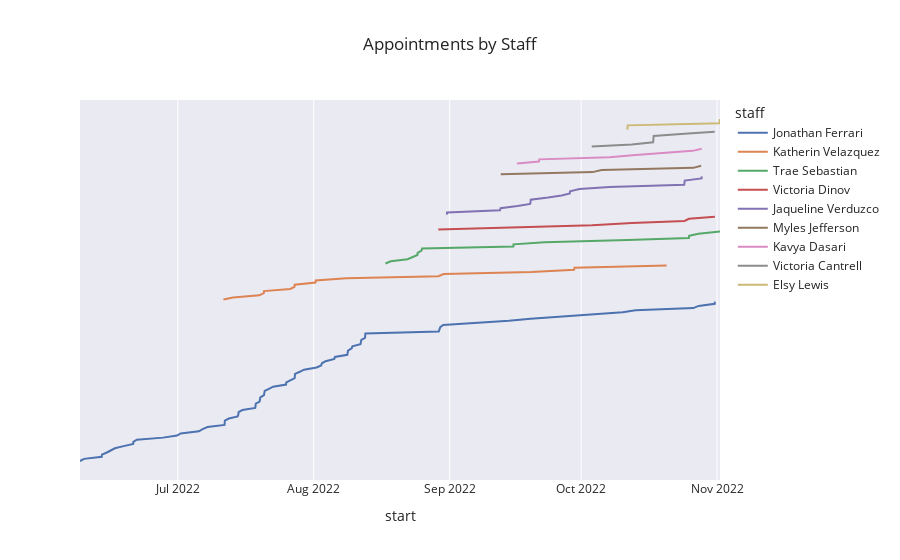
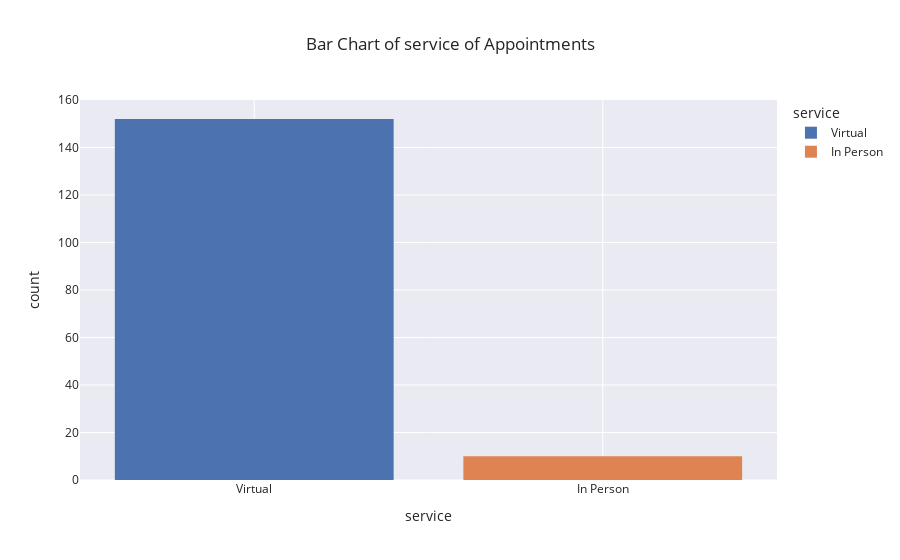
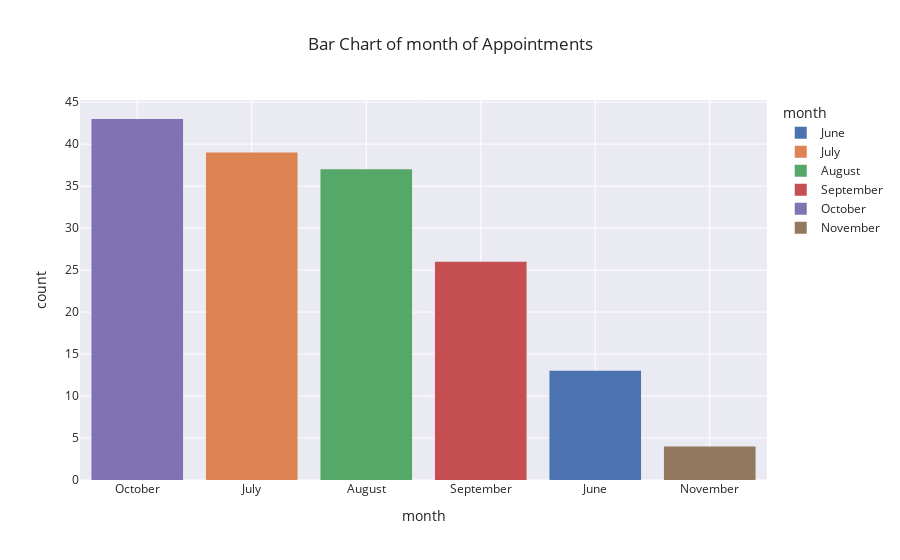

Write notebook code for charts like these, in order.
### Code cell
plot(df)

### Figure 1 — Plotly figure (JSON) as saved in the notebook; plotly's stock layout.template omitted (floating-point values rounded to 4 significant figures)
{"data": [{"hovertemplate": "staff=Jonathan Ferrari <br>start=%{x}<br>key=%{y}<extra></extra>", "legendgroup": "Jonathan Ferrari ", "line": {"color": "rgb(76,114,176)", "dash": "solid"}, "marker": {"symbol": "circle"}, "mode": "lines", "name": "Jonathan Ferrari ", "orientation": "h", "showlegend": true, "type": "scatter", "x": ["2022-06-08T17:00:00+00:00", "2022-06-09T15:00:00+00:00", "2022-06-13T16:00:00+00:00", "2022-06-13T17:00:00+00:00", "2022-06-14T20:00:00+00:00", "2022-06-15T15:00:00+00:00", "2022-06-16T16:00:00+00:00", "2022-06-18T16:00:00+00:00", "2022-06-20T20:00:00+00:00", "2022-06-20T21:00:00+00:00", "2022-06-21T16:00:00+00:00", "2022-06-27T16:00:00+00:00", "2022-06-30T20:00:00+00:00", "2022-07-01T16:00:00+00:00", "2022-07-05T20:00:00+00:00", "2022-07-06T16:00:00+00:00", "2022-07-07T19:00:00+00:00", "2022-07-11T16:00:00+00:00", "2022-07-11T17:00:00+00:00", "2022-07-11T18:00:00+00:00", "2022-07-12T16:00:00+00:00", "2022-07-14T16:00:00+00:00", "2022-07-14T20:00:00+00:00", "2022-07-14T21:00:00+00:00", "2022-07-15T18:00:00+00:00", "2022-07-18T16:00:00+00:00", "2022-07-18T18:00:00+00:00", "2022-07-18T19:00:00+00:00", "2022-07-19T16:00:00+00:00", "2022-07-19T17:00:00+00:00", "2022-07-19T20:00:00+00:00", "2022-07-20T16:00:00+00:00", "2022-07-20T17:00:00+00:00", "2022-07-20T20:00:00+00:00", "2022-07-21T19:00:00+00:00", "2022-07-22T18:00:00+00:00", "2022-07-25T17:00:00+00:00", "2022-07-25T18:00:00+00:00", "2022-07-26T16:00:00+00:00", "2022-07-27T16:00:00+00:00", "2022-07-27T17:00:00+00:00", "2022-07-27T18:00:00+00:00", "2022-07-28T20:00:00+00:00", "2022-07-29T19:00:00+00:00", "2022-08-01T16:00:00+00:00", "2022-08-02T17:00:00+00:00", "2022-08-02T21:00:00+00:00", "2022-08-03T17:00:00+00:00", "2022-08-05T17:00:00+00:00", "2022-08-05T20:00:00+00:00", "2022-08-08T16:00:00+00:00", "2022-08-08T18:00:00+00:00", "2022-08-08T20:00:00+00:00", "2022-08-09T16:00:00+00:00", "2022-08-09T20:00:00+00:00", "2022-08-11T16:00:00+00:00", "2022-08-11T20:00:00+00:00", "2022-08-11T21:00:00+00:00", "2022-08-12T17:00:00+00:00", "2022-08-12T18:00:00+00:00", "2022-08-12T19:00:00+00:00", "2022-08-29T12:30:00+00:00", "2022-08-29T17:00:00+00:00", "2022-08-29T21:00:00+00:00", "2022-08-30T12:30:00+00:00", "2022-09-07T15:30:00+00:00", "2022-09-14T12:30:00+00:00", "2022-09-19T11:00:00+00:00", "2022-09-27T09:00:00+00:00", "2022-10-03T11:00:00+00:00", "2022-10-10T11:00:00+00:00", "2022-10-13T10:00:00+00:00", "2022-10-26T14:00:00+00:00", "2022-10-27T19:00:00+00:00", "2022-10-31T11:00:00+00:00", "2022-10-31T12:00:00+00:00"], "xaxis": "x", "y": ["47471c83-0f64-4405-bc96-629cb2d09afe", "434b3a62-1eb0-4760-9187-ae7f1b3575c7", "40a8785f-470c-4324-ae46-57370ec9a69b", "55481828-7270-4bf1-a4f8-4d80a040f0d4", "c5a2f5b2-7607-4b1d-bafc-76b1fbda3bdc", "6f884682-9fe2-40a2-a7f2-2292540a38cc", "be46278d-18ae-40c2-9766-00051489a050", "b34b25c7-14c6-4959-a68b-3b07bb2d9eba", "a09f7d9e-2131-4148-a37a-71f89510ea60", "de783201-c736-40b1-8c96-1da293fe3d5c", "0762e73e-fdfd-459c-97ee-65bba56ea4e2", "ed8bbf06-5d0a-45c2-af95-52834625b2ca", "f1b76810-1c8f-423b-9ab2-bcca6e70f68c", "cb0aebaa-7e7a-4d44-9f27-2b80390d2ff2", "44dfcabc-3cd1-484b-821e-dd5688decbbf", "d75f716b-e1ef-4c85-ac08-706b8095c935", "68ebb815-a98b-49e2-b83e-9b6691439d22", "b3b5bd7c-85cc-4d26-b021-af7c32e73c8e", "16e5c2c1-296c-482c-8a8b-ce2ae86ee761", "c371413b-99a7-4b84-a6de-9a1f5ac4f03e", "52a63bac-8f72-40ce-9dee-255ca8a212cb", "e32cdbd9-c438-49bf-98bd-5095d8c5b82f", "73873ecc-6ba7-4333-a134-6379f422541f", "659eacd5-a67a-4668-a8f1-5b52f1ac8265", "472401a1-cc62-4fe5-bfe9-11f3addbed9a", "64b3e1cd-9bd9-4663-a19b-450c6d83bcec", "16ef4f7e-35ec-4133-a6fd-17d236e8d868", "911028dc-704d-4a0b-9836-57077ef58d2c", "7b2585c6-8167-4264-8809-d68ece0f2559", "32af3ae5-cd24-47c3-8d7a-9c75f206c83b", "8148bf4b-eba0-4a17-b90b-3385574bb90a", "bd125809-d493-47ee-b5a4-c1410d047d36", "28e92b2e-81f6-43bc-957a-a084309e0dd1", "e9452dae-ae57-487f-982a-aada86045d0b", "50c2005e-65c9-4219-b8ea-c3b23872e9e9", "ee7721d1-ecc5-4626-baa1-e4508bf9f808", "bbe7de5b-271c-406a-b543-310f45cd8a33", "2b9eb6bd-e03e-4bac-907f-e2c6395405eb", "2dc525de-6a0a-4640-b31e-b5d2651f6d0c", "08cd8dd3-86e0-4845-a1a2-4e2b2c445e46", "e03b2bae-655d-487c-ade2-e5727e0e3083", "dcdee597-3870-4a2f-b13b-a5e119847579", "303d003d-b420-4fe5-85c9-ee11361c78f9", "76a5e369-21ad-4806-8190-b385d08a5a8e", "621382de-309c-4088-ab47-3072b5bfcebf", "320c5b83-615b-4cb4-881f-2fcd3acc894f", "2582265a-f180-41ed-a7ce-303a4afc1a24", "3b24b152-bd22-479b-9b9f-35ddb2bea0aa", "6ee4855e-c170-460c-aa28-8f305efc82f0", "27d3ee54-2ca7-46d3-b79b-e71597ee02c0", "e0e1fd6a-1d4d-46cb-8f4f-331d46f14fe7", "4c951c00-6390-469a-aa0b-dfd53dac8d90", "57d6835e-cf91-4bc3-ab2e-a2a3c6426b64", "b6e02b66-adbc-4a2a-b120-8bd6c18f152e", "20e5db92-dcaf-44a3-8a2a-fda916516632", "a5c97259-bcaf-43c7-aef4-3ddc1f560d87", "00e2775e-4231-423c-9498-41282ac9d8b0", "317bc093-807b-4b62-9b92-7471186b22d9", "ba0a2a29-50c9-433a-b07d-a6ae32e95b97", "f24c2d93-c59b-48f1-a855-414f8339ed73", "08ba2609-2b6d-48e1-9bdf-b643076e2a06", "41c3f605-bfc4-4812-b3de-d43f2f31e9a1", "d94642ca-077b-4a5c-b2c9-95c637eddc37", "5e8d3ff0-ed11-434e-9d50-22ea712a23b2", "61cc6cc2-4be6-4555-876c-1e7282a9830c", "5b3d21fc-91f7-4657-96e5-66cdb30e7f98", "32f6d575-fec6-4600-a60a-28bfc3097067", "5658b375-47d3-4945-b24d-92a9dae9a562", "546336e5-5c3b-49f3-a9ec-3426e57f50f0", "ba3674a1-a02c-4d33-a910-8cf952f8aa8a", "0d2ec98b-7167-42fc-a052-3444b9278d5f", "deecfc23-819f-4a2a-9bf6-6efa3eb6fa82", "681413c0-31ca-467e-be90-a19c23ee6ca3", "6639ad32-36e1-453d-9f24-325a96bb40c0", "70c17720-4d41-445d-942d-80f40e012b7b", "c27be410-dac0-4ff9-b9bb-495c38c3c608"], "yaxis": "y"}, {"hovertemplate": "staff=Katherin Velazquez <br>start=%{x}<br>key=%{y}<extra></extra>", "legendgroup": "Katherin Velazquez ", "line": {"color": "rgb(221,132,82)", "dash": "solid"}, "marker": {"symbol": "circle"}, "mode": "lines", "name": "Katherin Velazquez ", "orientation": "h", "showlegend": true, "type": "scatter", "x": ["2022-07-11T10:00:00+00:00", "2022-07-13T15:00:00+00:00", "2022-07-19T15:00:00+00:00", "2022-07-20T15:00:00+00:00", "2022-07-20T16:00:00+00:00", "2022-07-26T16:00:00+00:00", "2022-07-27T15:00:00+00:00", "2022-07-27T16:00:00+00:00", "2022-08-01T10:00:00+00:00", "2022-08-01T11:00:00+00:00", "2022-08-08T10:00:00+00:00", "2022-08-29T11:00:00+00:00", "2022-08-30T15:00:00+00:00", "2022-09-19T16:00:00+00:00", "2022-09-29T09:30:00+00:00", "2022-09-29T11:00:00+00:00", "2022-10-20T12:00:00+00:00"], "xaxis": "x", "y": ["dde1baff-9b7d-4f45-af2f-d132c4f10b11", "64d0da59-0109-4622-b230-a51ab10d0a8c", "7fc14db8-ebe7-4083-8fb4-37de7dbbc117", "02a18476-f27a-48ea-9666-99f65cb04c77", "61a03135-9f91-41d6-bd52-adba01fa4335", "efcb2bf9-7b3c-498d-ad75-a0a155337ee6", "bbcc8d81-f3af-4bbd-9abc-4770029ee0b7", "cbadf8fc-f491-4c3b-be5c-2ac40f400a41", "15238a4a-cc17-4542-bf5d-a63b4c962b3f", "4e9cbfcb-51ee-456c-b058-12098f628bd1", "434238f7-e783-404b-9e16-08506162886b", "78072393-0d0c-4340-9dff-a52e7e15cd7c", "c48f0e3f-7700-4038-83f9-744f293fb6ac", "f4d04a91-1a86-4a90-af66-5a657b9efaa0", "de41eef7-50a5-46c5-a1d2-a45eb6871ede", "49177479-599b-4d78-bdf2-4c5e38749ad9", "870ae249-05fd-41d8-b215-d1c1c60abf63"], "yaxis": "y"}, {"hovertemplate": "staff=Trae Sebastian <br>start=%{x}<br>key=%{y}<extra></extra>", "legendgroup": "Trae Sebastian ", "line": {"color": "rgb(85,168,104)", "dash": "solid"}, "marker": {"symbol": "circle"}, "mode": "lines", "name": "Trae Sebastian ", "orientation": "h", "showlegend": true, "type": "scatter", "x": ["2022-08-17T09:00:00+00:00", "2022-08-18T14:00:00+00:00", "2022-08-22T10:00:00+00:00", "2022-08-23T16:00:00+00:00", "2022-08-24T16:00:00+00:00", "2022-08-24T17:00:00+00:00", "2022-08-25T14:00:00+00:00", "2022-08-25T17:00:00+00:00", "2022-09-15T13:00:00+00:00", "2022-09-15T14:00:00+00:00", "2022-09-22T16:00:00+00:00", "2022-10-11T15:00:00+00:00", "2022-10-25T14:00:00+00:00", "2022-10-25T15:00:00+00:00", "2022-10-27T18:00:00+00:00", "2022-11-01T16:00:00+00:00"], "xaxis": "x", "y": ["f8dba519-66bc-41cc-8b5e-5af84e7120ab", "854877e4-3fba-4de9-b144-8e00beb7a989", "e3edfb0c-af5a-4b97-9fb6-a84c16db562e", "450c4ce0-2166-4e7f-8c99-c1abeedfe7c7", "2c39ca35-0375-453f-881a-69e1328777e8", "07c5b792-78a8-45b4-b8b6-e6a58e1d11a0", "1ed2bd61-9418-4eac-a3d9-cce1f8745135", "abbfc1ab-440f-4bf1-9482-8492d73f75ee", "90021c4a-7b2e-4bb8-bd15-d7350e29c8f2", "b732ebb7-ffe5-49f8-8c11-a3b9d3ae88c4", "eaf61604-2745-4d05-8d84-0902fd94c285", "b91b2c26-1b82-45e3-99a5-a1daeca0fd84", "8350d7d6-2a48-4cff-9f2f-859304bbb737", "7eb5e75c-5273-4da4-b254-840aabf8738c", "51f1df84-be1c-4976-bd36-e0bd1f444240", "0c0795d4-2d59-4915-b15c-65377feac988"], "yaxis": "y"}, {"hovertemplate": "staff=Victoria Dinov <br>start=%{x}<br>key=%{y}<extra></extra>", "legendgroup": "Victoria Dinov ", "line": {"color": "rgb(196,78,82)", "dash": "solid"}, "marker": {"symbol": "circle"}, "mode": "lines", "name": "Victoria Dinov ", "orientation": "h", "showlegend": true, "type": "scatter", "x": ["2022-08-29T10:00:00+00:00", "2022-09-15T14:30:00+00:00", "2022-10-03T12:00:00+00:00", "2022-10-12T14:00:00+00:00", "2022-10-24T14:00:00+00:00", "2022-10-25T14:00:00+00:00", "2022-10-31T12:00:00+00:00"], "xaxis": "x", "y": ["a03bbff9-5b11-4604-9359-8f48bf2b18ac", "92066053-8f74-4bf5-b5eb-420149e8f2bd", "64508750-ec5e-41ba-824a-52a0748d4c33", "98141707-6a7a-4322-83e2-0be07fba7c1b", "31cd2210-5c18-4d51-abe4-6ff282da179d", "e0fa7a0a-01c9-4846-87a4-a8331f02677d", "80bdd941-ab78-40bd-9300-51534fb6e096"], "yaxis": "y"}, {"hovertemplate": "staff=Jaqueline Verduzco <br>start=%{x}<br>key=%{y}<extra></extra>", "legendgroup": "Jaqueline Verduzco ", "line": {"color": "rgb(129,114,179)", "dash": "solid"}, "marker": {"symbol": "circle"}, "mode": "lines", "name": "Jaqueline Verduzco ", "orientation": "h", "showlegend": true, "type": "scatter", "x": ["2022-08-31T09:00:00+00:00", "2022-08-31T10:00:00+00:00", "2022-09-12T12:00:00+00:00", "2022-09-12T15:00:00+00:00", "2022-09-16T11:00:00+00:00", "2022-09-19T09:00:00+00:00", "2022-09-19T11:00:00+00:00", "2022-09-19T12:00:00+00:00", "2022-09-23T11:00:00+00:00", "2022-09-26T13:00:00+00:00", "2022-09-28T10:00:00+00:00", "2022-09-28T11:00:00+00:00", "2022-09-30T15:00:00+00:00", "2022-10-07T11:00:00+00:00", "2022-10-24T12:00:00+00:00", "2022-10-24T14:00:00+00:00", "2022-10-24T15:00:00+00:00", "2022-10-28T11:00:00+00:00", "2022-10-28T12:00:00+00:00"], "xaxis": "x", "y": ["d85245f2-437a-4047-9ef6-d7b408c3a0f8", "5fd41ee7-1862-44ef-bad8-f8eaa1c70409", "f46a39b7-8524-4bc1-9983-6ea39749bf8e", "a5eb96ae-9ea5-48d3-a111-fec84a9b91e7", "c0d08c3a-4a61-4dfe-a339-96f5449e5182", "b62d77a7-aad3-4a44-9720-8f890761af75", "bd32a9e2-5fa0-4c18-8673-0e6af528d05d", "f8592768-1560-4c92-9f41-5ab430d90515", "8e654bc0-8aa7-40e4-848d-2159b49a28fd", "f1216ee1-8b35-4713-ab01-743473365d49", "be382161-2fa9-47c5-899c-cfb42cacde9e", "454c6ead-7a12-4d68-8bec-a2ed021eecd0", "cf6c661a-368a-40ef-b960-b9c6ede6c07b", "1be43f89-03e9-4d43-a294-01a127214a9d", "5d6cac24-b642-493b-8d69-38d674305c1d", "08619eef-0cf3-4961-bce1-1789602c14cc", "8380bcc3-dca0-49e5-b37a-ebc2021be1b5", "b43ebb67-7a3f-400c-96eb-3f7936e543b4", "3015fe72-1163-4573-9412-cd9d1894487c"], "yaxis": "y"}, {"hovertemplate": "staff=Myles Jefferson <br>start=%{x}<br>key=%{y}<extra></extra>", "legendgroup": "Myles Jefferson ", "line": {"color": "rgb(147,120,96)", "dash": "solid"}, "marker": {"symbol": "circle"}, "mode": "lines", "name": "Myles Jefferson ", "orientation": "h", "showlegend": true, "type": "scatter", "x": ["2022-09-12T16:00:00+00:00", "2022-10-03T15:00:00+00:00", "2022-10-05T16:00:00+00:00", "2022-10-26T14:00:00+00:00", "2022-10-28T09:00:00+00:00"], "xaxis": "x", "y": ["d2a07003-643b-4e83-8f10-053263a9fa9c", "199b05de-dab4-4b3e-94b5-6711c617f999", "08480046-310e-4e8a-9f1e-c3d29d188175", "dca5fde9-790d-43d3-8a15-b8092ae1be1b", "f42b8d0c-b21a-4a4f-86d3-87500eb99976"], "yaxis": "y"}, {"hovertemplate": "staff=Kavya Dasari <br>start=%{x}<br>key=%{y}<extra></extra>", "legendgroup": "Kavya Dasari ", "line": {"color": "rgb(218,139,195)", "dash": "solid"}, "marker": {"symbol": "circle"}, "mode": "lines", "name": "Kavya Dasari ", "orientation": "h", "showlegend": true, "type": "scatter", "x": ["2022-09-16T09:00:00+00:00", "2022-09-21T09:00:00+00:00", "2022-09-21T11:00:00+00:00", "2022-10-07T10:00:00+00:00", "2022-10-13T10:30:00+00:00", "2022-10-19T09:00:00+00:00", "2022-10-26T10:00:00+00:00", "2022-10-28T12:00:00+00:00"], "xaxis": "x", "y": ["6b4ce8ae-0ff2-4238-9e57-2a1116fa7298", "b91cdc2f-4885-4e12-b411-036f1cc3f224", "b5ee61f7-c271-41f9-85f2-c3bdc5e3995a", "e203062a-f1ef-4793-9023-7c944310c60f", "53c03d95-79e6-4a51-8de7-e3b997bd3a08", "7aaca63d-f1c7-4a4a-b65a-e28826d92266", "ef6bcc5d-7d64-490b-968c-66b015f58fd8", "11270f42-71d0-4b39-abce-9d5d65499407"], "yaxis": "y"}, {"hovertemplate": "staff=Victoria Cantrell <br>start=%{x}<br>key=%{y}<extra></extra>", "legendgroup": "Victoria Cantrell ", "line": {"color": "rgb(140,140,140)", "dash": "solid"}, "marker": {"symbol": "circle"}, "mode": "lines", "name": "Victoria Cantrell ", "orientation": "h", "showlegend": true, "type": "scatter", "x": ["2022-10-03T10:00:00+00:00", "2022-10-12T13:00:00+00:00", "2022-10-17T10:00:00+00:00", "2022-10-17T11:00:00+00:00", "2022-10-17T12:00:00+00:00", "2022-10-17T13:00:00+00:00", "2022-10-24T13:00:00+00:00", "2022-10-31T11:00:00+00:00"], "xaxis": "x", "y": ["95228d1b-38bb-43a7-8a45-01794fc34d3f", "f246a7c7-2f22-4160-a48a-1dc8c781bd17", "e241174e-2df2-43c8-954e-98152a98355b", "93c6cee8-ce4d-469c-aa62-81c7c63308de", "75da3813-f3a3-4e09-96c8-c1a53196ec11", "b866bd7a-c50f-4d03-8d7b-6eb1af7b1325", "a210cfd8-02bd-4be1-8274-54fa4745d9da", "09c1de64-0c53-4440-9a77-f2d80f6ec7f8"], "yaxis": "y"}, {"hovertemplate": "staff=Elsy Lewis <br>start=%{x}<br>key=%{y}<extra></extra>", "legendgroup": "Elsy Lewis ", "line": {"color": "rgb(204,185,116)", "dash": "solid"}, "marker": {"symbol": "circle"}, "mode": "lines", "name": "Elsy Lewis ", "orientation": "h", "showlegend": true, "type": "scatter", "x": ["2022-10-11T13:00:00+00:00", "2022-10-11T14:00:00+00:00", "2022-10-11T15:00:00+00:00", "2022-11-01T13:00:00+00:00", "2022-11-01T14:00:00+00:00", "2022-11-01T15:00:00+00:00"], "xaxis": "x", "y": ["2ac99059-c0d1-421a-aaa3-86e4c8a634d3", "cf133400-646b-4ccd-b051-f80713c969ce", "a9a659c5-8692-4d22-b183-7784f22af3b5", "4ef3fd3a-a7f9-411c-861b-d4b517490659", "87206ada-8ee3-4a97-9872-0468cfde504b", "34e90f17-a1e5-447e-8b81-a2f1477688cb"], "yaxis": "y"}], "layout": {"legend": {"title": {"text": "staff"}, "tracegroupgap": 0}, "title": {"text": "Appointments by Staff"}, "xaxis": {"anchor": "y", "domain": [0, 1], "title": {"text": "start"}}, "yaxis": {"anchor": "x", "domain": [0, 1], "showticklabels": false, "title": {"text": "key"}, "visible": false}}}

### Figure 2 — Plotly figure (JSON) as saved in the notebook; plotly's stock layout.template omitted (floating-point values rounded to 4 significant figures; data arrays with more than 128 entries replaced by an {"elided": "..."} marker saying what was removed)
{"data": [{"alignmentgroup": "True", "bingroup": "x", "hovertemplate": "service=%{x}<br>count=%{y}<extra></extra>", "legendgroup": "Virtual", "marker": {"color": "rgb(76,114,176)", "pattern": {"shape": ""}}, "name": "Virtual", "offsetgroup": "Virtual", "orientation": "v", "showlegend": true, "type": "histogram", "x": {"elided": "152 str values"}, "xaxis": "x", "yaxis": "y"}, {"alignmentgroup": "True", "bingroup": "x", "hovertemplate": "service=%{x}<br>count=%{y}<extra></extra>", "legendgroup": "In Person", "marker": {"color": "rgb(221,132,82)", "pattern": {"shape": ""}}, "name": "In Person", "offsetgroup": "In Person", "orientation": "v", "showlegend": true, "type": "histogram", "x": ["In Person", "In Person", "In Person", "In Person", "In Person", "In Person", "In Person", "In Person", "In Person", "In Person"], "xaxis": "x", "yaxis": "y"}], "layout": {"barmode": "relative", "legend": {"title": {"text": "service"}, "tracegroupgap": 0}, "title": {"text": "Bar Chart of service of Appointments"}, "xaxis": {"anchor": "y", "categoryarray": ["Virtual", "In Person"], "categoryorder": "total descending", "domain": [0, 1], "title": {"text": "service"}}, "yaxis": {"anchor": "x", "domain": [0, 1], "title": {"text": "count"}}}}

### Figure 3 — Plotly figure (JSON) as saved in the notebook; plotly's stock layout.template omitted (floating-point values rounded to 4 significant figures)
{"data": [{"alignmentgroup": "True", "bingroup": "x", "hovertemplate": "month=%{x}<br>count=%{y}<extra></extra>", "legendgroup": "June", "marker": {"color": "rgb(76,114,176)", "pattern": {"shape": ""}}, "name": "June", "offsetgroup": "June", "orientation": "v", "showlegend": true, "type": "histogram", "x": ["June", "June", "June", "June", "June", "June", "June", "June", "June", "June", "June", "June", "June"], "xaxis": "x", "yaxis": "y"}, {"alignmentgroup": "True", "bingroup": "x", "hovertemplate": "month=%{x}<br>count=%{y}<extra></extra>", "legendgroup": "July", "marker": {"color": "rgb(221,132,82)", "pattern": {"shape": ""}}, "name": "July", "offsetgroup": "July", "orientation": "v", "showlegend": true, "type": "histogram", "x": ["July", "July", "July", "July", "July", "July", "July", "July", "July", "July", "July", "July", "July", "July", "July", "July", "July", "July", "July", "July", "July", "July", "July", "July", "July", "July", "July", "July", "July", "July", "July", "July", "July", "July", "July", "July", "July", "July", "July"], "xaxis": "x", "yaxis": "y"}, {"alignmentgroup": "True", "bingroup": "x", "hovertemplate": "month=%{x}<br>count=%{y}<extra></extra>", "legendgroup": "August", "marker": {"color": "rgb(85,168,104)", "pattern": {"shape": ""}}, "name": "August", "offsetgroup": "August", "orientation": "v", "showlegend": true, "type": "histogram", "x": ["August", "August", "August", "August", "August", "August", "August", "August", "August", "August", "August", "August", "August", "August", "August", "August", "August", "August", "August", "August", "August", "August", "August", "August", "August", "August", "August", "August", "August", "August", "August", "August", "August", "August", "August", "August", "August"], "xaxis": "x", "yaxis": "y"}, {"alignmentgroup": "True", "bingroup": "x", "hovertemplate": "month=%{x}<br>count=%{y}<extra></extra>", "legendgroup": "September", "marker": {"color": "rgb(196,78,82)", "pattern": {"shape": ""}}, "name": "September", "offsetgroup": "September", "orientation": "v", "showlegend": true, "type": "histogram", "x": ["September", "September", "September", "September", "September", "September", "September", "September", "September", "September", "September", "September", "September", "September", "September", "September", "September", "September", "September", "September", "September", "September", "September", "September", "September", "September"], "xaxis": "x", "yaxis": "y"}, {"alignmentgroup": "True", "bingroup": "x", "hovertemplate": "month=%{x}<br>count=%{y}<extra></extra>", "legendgroup": "October", "marker": {"color": "rgb(129,114,179)", "pattern": {"shape": ""}}, "name": "October", "offsetgroup": "October", "orientation": "v", "showlegend": true, "type": "histogram", "x": ["October", "October", "October", "October", "October", "October", "October", "October", "October", "October", "October", "October", "October", "October", "October", "October", "October", "October", "October", "October", "October", "October", "October", "October", "October", "October", "October", "October", "October", "October", "October", "October", "October", "October", "October", "October", "October", "October", "October", "October", "October", "October", "October"], "xaxis": "x", "yaxis": "y"}, {"alignmentgroup": "True", "bingroup": "x", "hovertemplate": "month=%{x}<br>count=%{y}<extra></extra>", "legendgroup": "November", "marker": {"color": "rgb(147,120,96)", "pattern": {"shape": ""}}, "name": "November", "offsetgroup": "November", "orientation": "v", "showlegend": true, "type": "histogram", "x": ["November", "November", "November", "November"], "xaxis": "x", "yaxis": "y"}], "layout": {"barmode": "relative", "legend": {"title": {"text": "month"}, "tracegroupgap": 0}, "title": {"text": "Bar Chart of month of Appointments"}, "xaxis": {"anchor": "y", "categoryarray": ["June", "July", "August", "September", "October", "November"], "categoryorder": "total descending", "domain": [0, 1], "title": {"text": "month"}}, "yaxis": {"anchor": "x", "domain": [0, 1], "title": {"text": "count"}}}}
